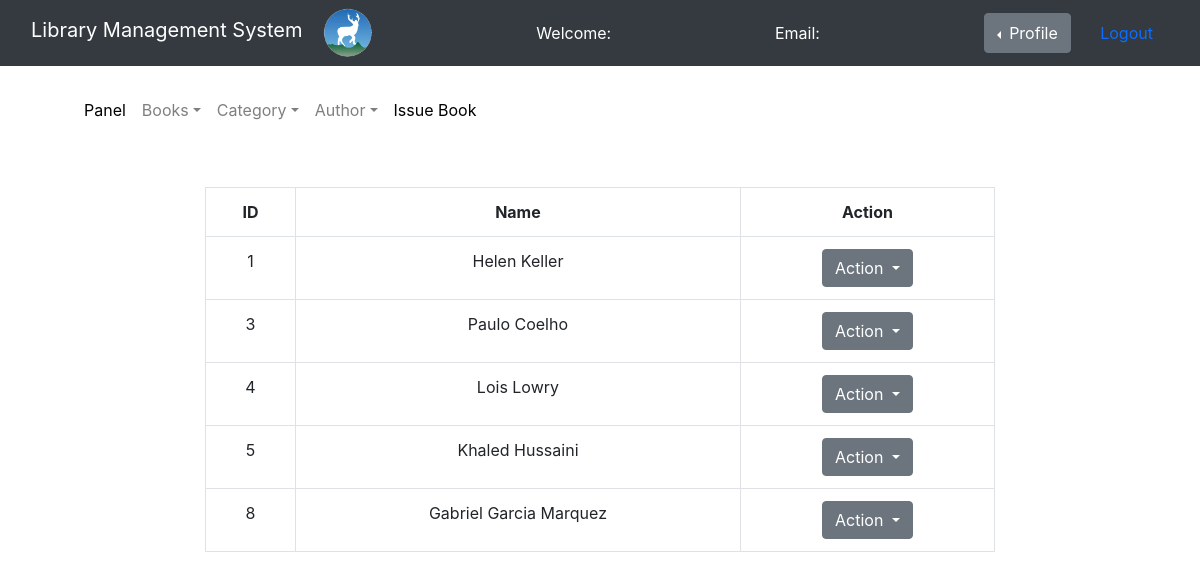
The page /Admin/manage_author.php on the database as committed earlier.
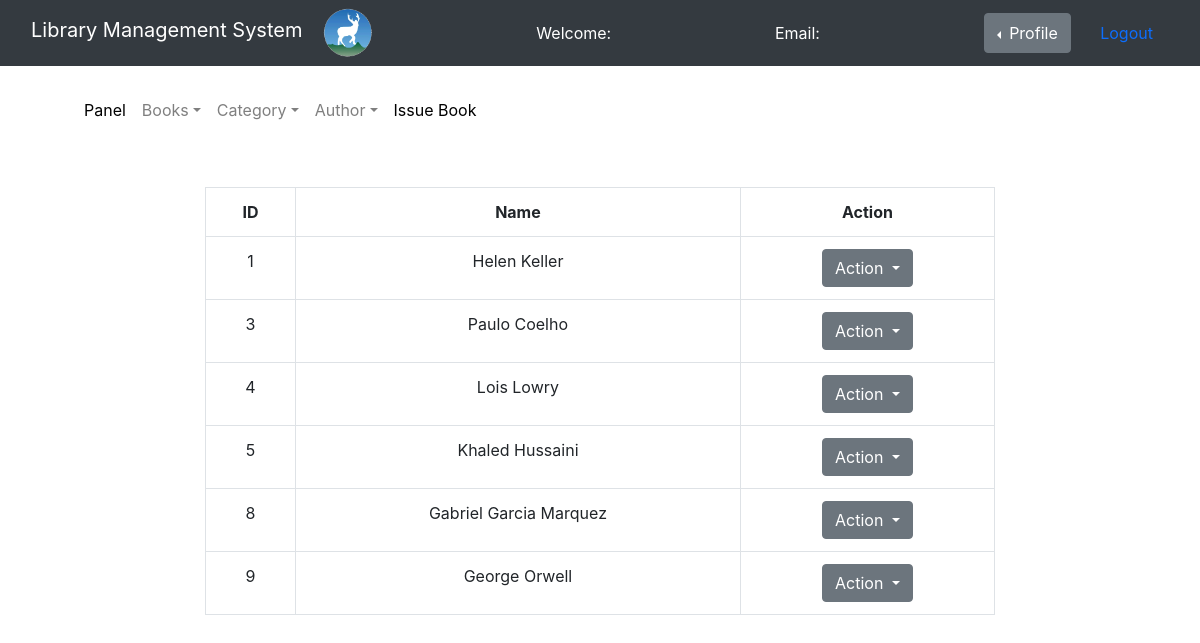
The same page on the database as committed later.
### tables this page shows
CREATE TABLE `authors` (
  `author_id` int(11) NOT NULL,
  `author_name` varchar(255) NOT NULL
);

### Admin/manage_author.php (the view, shortened to what this page needs)
<!doctype html>
<html lang="en">
<head>
    <link href="https://cdn.jsdelivr.net/npm/bootstrap@5.1.3/dist/css/bootstrap.min.css"
          rel="stylesheet"
>
    <link rel="stylesheet" type="text/css" href="../bootstrap-4.0.0/dist/css/bootstrap.min.css">
    <link rel="stylesheet" href="admin_style.css">
</head>
<body>
<nav class="navbar navbar-expand-lg navbar-dark bg-dark">
    <div class="container-fluid">
        <div class="navbar-header">
            <a class="navbar-brand" href="admin_index.php">Library Management System</a>
            <img src="fav.gif" height="50px" alt="DSS logo">
        </div>
        <font style="color: white">
            Welcome: <?php echo $_SESSION['name']; ?>
        </font>
        <font style="color: white">
            Email: <?php echo $_SESSION['email']; ?>
        </font>
        <div class="btn-group dropstart">
            <button type="button" class="btn btn-secondary dropdown-toggle" data-bs-toggle="dropdown" aria-expanded="false">
                Profile
            </button>
            <a href="logout.php" class="nav-link">Logout</a>
        </div>
    </div>
</nav>
<div class="container mt-3" style="background-color: white">
    <nav class="navbar navbar-expand-lg navbar-light">
        <div class="container-fluid">
            <ul class="nav navbar-nav navbar-center">
                <li class="nav-item">
                    <a href="admin_panel.php" class="nav-link" style="color: black">Panel</a>
                </li>
                <li class="nav-item dropdown">
                    <a class="nav-link dropdown-toggle" href="#" id="dropdown01" data-toggle="dropdown" aria-haspopup="true" aria-expanded="false">Books</a>
                </li>
                <li class="nav-item dropdown">
                    <a class="nav-link dropdown-toggle" href="#" id="dropdown01" data-toggle="dropdown" aria-haspopup="true" aria-expanded="false">Category</a>
                </li>
                <li class="nav-item dropdown">
                    <a class="nav-link dropdown-toggle" href="#" id="dropdown01" data-toggle="dropdown" aria-haspopup="true" aria-expanded="false">Author</a>
                </li>
                <li class="nav-item">
                    <a href="to_issue_books.php" class="nav-link" style="color: black">Issue Book</a>
                </li>
            </ul>
        </div>
    </nav>
</div>
<br> <br>
<div class="row">
    <div class="col-md-2"></div>
    <div class="col-md-8">
        <table class="table table-bordered table-hover" width="900px" style="text-align: center">
            <tr>
                <th>ID</th>
                <th>Name</th>
                <th>Action</th>
            </tr>
            <?php
                $connection = mysqli_connect("localhost","root","");
                $sql = "SELECT * FROM authors";
                $run_sql = mysqli_query($connection, $sql);
                WHILE ($row = mysqli_fetch_assoc($run_sql)) {
                    ?>
                    <tr>
                        <td><?php echo $row['author_id'];?></td>
                        <td><?php echo $row['author_name'];?></td>
                        <td>
                            <div class="dropdown">
                                <button class="btn btn-secondary dropdown-toggle" type="button" id="dropdownMenuButton1" data-bs-toggle="dropdown" aria-expanded="false">
                                    Action
                                </button>
                            </div>
                        </td>
                    </tr>
                    <?php
                }
            ?>
    </div>
    <div class="col-md-2"></div>
</div>
</body>
</html>

Rows that differ between the two databases and show on the page:
added authors: author_id "9", author_name "George Orwell"
